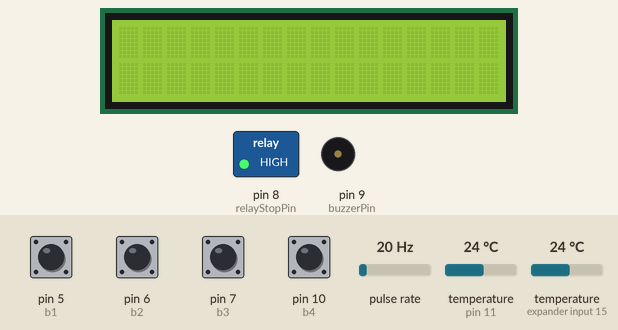
Simulated run of this sketch. Board: Arduino Uno, built with avr-gcc and run on an emulated ATmega328P. Shown: 16×2 character LCD, switched loads named in the sketch (green lamp = pin HIGH), buzzer (waves = sounding, pin HIGH). Wiring (inferred from the names in the program): pulse sensor: data pin 2. Inputs (shaded band) come from the test bench; at power-on: pin 5 (b1), pin 6 (b2), pin 7 (b3), pin 10 (b4) HIGH, temperature (sensors on pin 11, expander input 15) 24 °C, pulse rate 20 Hz. What the sketch prints to the serial monitor is not drawn.

Above: at 1.3 s.
1.4 s: temperature (sensor on pin 11) set to 12 °C
At 7.9 s:
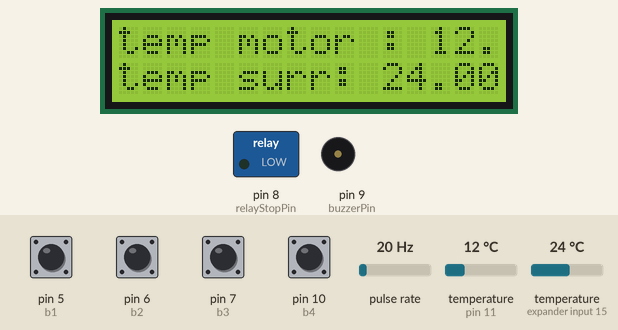
8.2 s: pin 5 (b1) pulled LOW for 1 s
At 10.4 s:
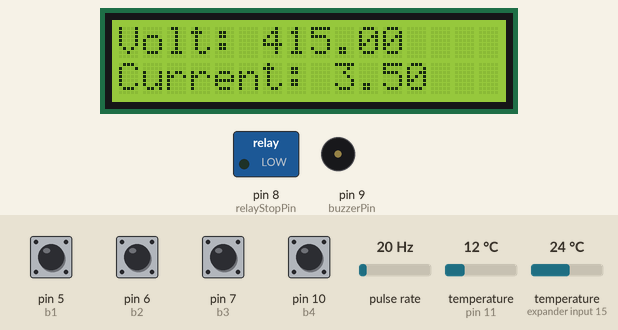
16.1 s: temperature (sensor on expander input 15) set to 12 °C
At 19.8 s:
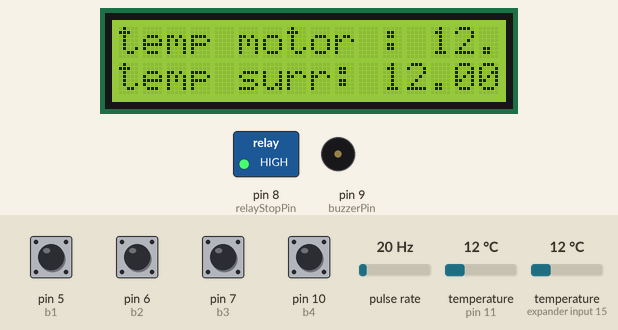
19.9 s: temperature (sensor on pin 11) set to 19 °C
At 23.8 s:
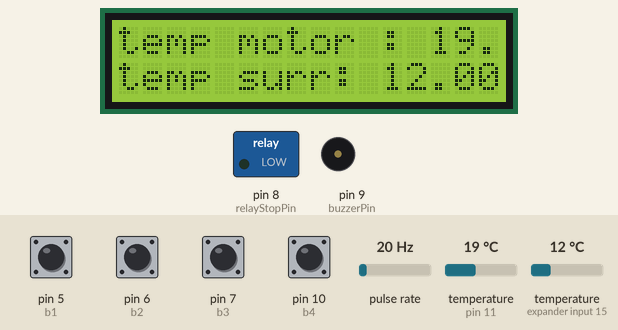
27.6 s: temperature (sensor on expander input 15) set to 19 °C
At 31.5 s:
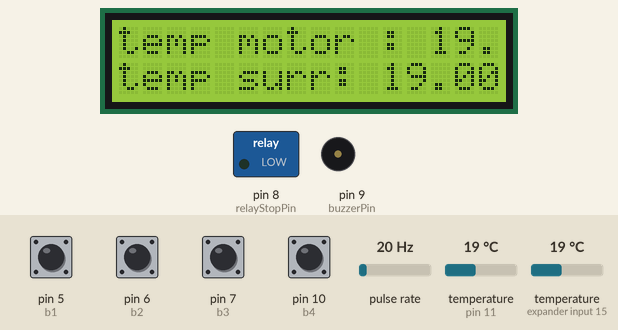
35.3 s: temperature (sensor on pin 11) set to 28 °C
At 39.2 s:
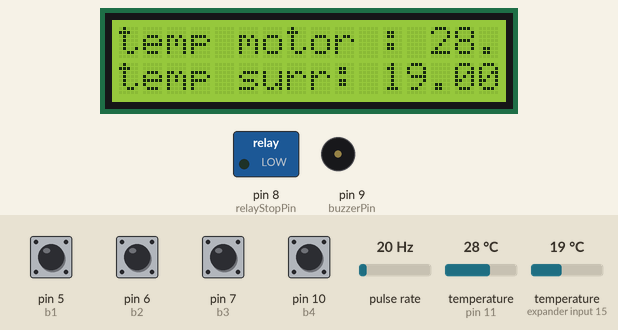
Timing chart, 0 to 40.7 s (numbered marks = the images above; inputs shaded):
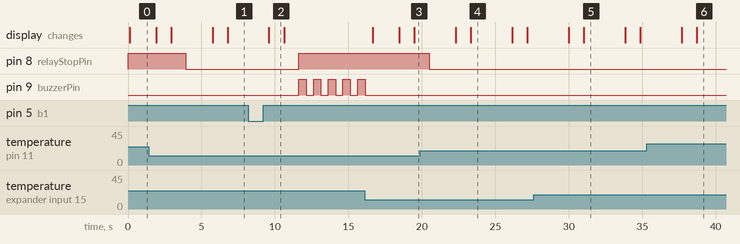

Measured:
- after the input at 8.2 s, pin 8 (relayStopPin): LOW → HIGH after 3.4 s; pin 9 (buzzerPin): alternates HIGH for 0.50 s and LOW for 0.50 s, starting after 3.4 s; the display: changes after 1.4 s (image 2)
- after the input at 19.9 s, the display: first differs from a run without the input after 3.4 s (image 4)
- after the input at 27.6 s, the display: first differs from a run without the input after 3.4 s (image 5)
- after the input at 35.3 s, the display: first differs from a run without the input after 3.4 s (image 6)
- what the display in image 2 shows lasts 1.0 s, from 9.6 s to 10.6 s
- what the display in image 4 shows lasts 2.8 s, from 23.3 s to 26.1 s

The sketch:

ARDUINO_MONITORING_CODE.ino
```cpp
#include <OneWire.h>
#include <DallasTemperature.h>
#include <Wire.h>
#include <LiquidCrystal_I2C.h>
#include <string.h> // Include the I2C library


// Pin definitions
const int relayStopPin = 8;           // Relay to stop the motor (example pin number)
const int buzzerPin = 9;             // Buzzer pin (example pin number)
const int voltagepin = A0;           // Voltage sensor pin (example pin number)
const int IR_sensor_pin = 2;         // IR sensor pin (example pin number)
const int temp1 = 3;                 // Temp sensor 1 pin (example pin number)
const int temp2 = 4;                 // Temp sensor 2 pin (example pin number)
const int currentpin = A1;           // Current sensor pin (example pin number)
const int b1 = 5;                    // Button 1 pin (example pin number)
const int b2 = 6;                    // Button 2 pin (example pin number)
const int b3 = 7;                    // Button 3 pin (example pin number)
const int b4 = 10;                   // Button 4 pin (example pin number)

const int oneWireBusPin = 11;        // Pin for OneWire bus for temperature sensors (example pin number)


LiquidCrystal_I2C lcd(0x27, 16, 2);
// OneWire bus for DS18B20 sensors
OneWire oneWire(oneWireBusPin);
DallasTemperature sensors(&oneWire);
// Addresses for DS18B20 sensors
DeviceAddress tempMotorSensor, tempSurroundSensor;

// Variables to store sensor readings
float voltage = 0;
float current = 0;
float tempMotor = 0;
float tempSurround = 0;
int rpm = 0;
int pulseCount = 0;
unsigned long start_time = 0;

const unsigned long interval = 1000;  // Interval for RPM calculation

// Motor control state
String motorState = "Stopped";

void setup() {
  Serial.begin(9600);

  pinMode(relayStopPin, OUTPUT);
  pinMode(buzzerPin, OUTPUT);
  pinMode(voltagepin, INPUT);
  pinMode(IR_sensor_pin, INPUT);
  pinMode(temp1, INPUT);
  pinMode(temp2, INPUT);
  pinMode(currentpin, INPUT);
  pinMode(b1, INPUT_PULLUP);
  pinMode(b2, INPUT_PULLUP);
  pinMode(b3, INPUT_PULLUP);
  pinMode(b4, INPUT_PULLUP);

  attachInterrupt(digitalPinToInterrupt(IR_sensor_pin), countPulse, FALLING);

  // Initially started
  digitalWrite(relayStopPin, HIGH);

  // Initialize the DS18B20 temperature sensors
  sensors.begin();

  // Locate devices on the bus
  if (!sensors.getAddress(tempMotorSensor, 0)) {
    Serial.println("Motor temperature sensor not found!");
  }
  if (!sensors.getAddress(tempSurroundSensor, 1)) {
    Serial.println("Surround temperature sensor not found!");
  }

  // Set resolution of DS18B20 sensors to 12 bits
  sensors.setResolution(tempMotorSensor, 12);
  sensors.setResolution(tempSurroundSensor, 12);


  lcd.begin(16, 2);
  lcd.backlight();
}

void loop() {
  // Periodically read sensor data and send it to the ESP8266
  readSensors();
  calculateRPM();
  displayed();
  checkhealth();
  sendSensorDataToESP();

  // Reset variables for the next measurement
  pulseCount = 0;
  start_time = millis();

  // Re-enable interrupt
  attachInterrupt(digitalPinToInterrupt(IR_sensor_pin), countPulse, FALLING);
}

// Count pulses from the E18-D80NK sensor
void countPulse() {
  pulseCount++;
}

void calculateRPM() {
  unsigned long current_time = millis();
  if (current_time - start_time >= interval) {  // Calculate RPM every interval
    detachInterrupt(digitalPinToInterrupt(IR_sensor_pin));  // Disable interrupt for accurate count

    // Calculate RPM (pulses in one second * 60)
    rpm = pulseCount * 60;

    // Re-enable interrupt
    attachInterrupt(digitalPinToInterrupt(IR_sensor_pin), countPulse, FALLING);
  }
}

void stopmotor() {
  digitalWrite(relayStopPin, HIGH);
}

void startmotor() {
  digitalWrite(relayStopPin, LOW);
}

void readSensors() {
  // Read DS18B20 temperature sensors
  sensors.requestTemperatures();  // Send the command to get temperatures
  tempMotor = sensors.getTempC(tempMotorSensor);  // Get motor temperature in °C
  tempSurround = sensors.getTempC(tempSurroundSensor);  // Get surrounding temperature in °C

  if (digitalRead(b1) == LOW) {
    current = 3.5;
    delay(500);
  } else if (digitalRead(b2) == LOW) {
    current = 0;
    delay(500);
  } else {
    current = 1.8;
    delay(500);
  }

  if (digitalRead(b3) == LOW) {
    voltage = 330;
    delay(500);
  } else if (digitalRead(b4) == LOW) {
    voltage = 500;
    delay(500);
  } else {
    voltage = 415;
    delay(500);
  }
}

// Send sensor data to ESP8266 via Serial
void sendSensorDataToESP() {
  String data = String(voltage) + "," + String(current) + "," + String(tempMotor) + "," + String(tempSurround) + "," + String(rpm) + "," + String(motorState);
  Serial.println(data);
}

void buz() {
  for (int i = 0; i < 5; i++) {
    digitalWrite(buzzerPin, HIGH);
    delay(500);
    digitalWrite(buzzerPin, LOW);
    delay(500);
  }
}

void displayed() {
  // LCD display code here

 lcd.clear();
    lcd.setCursor(0, 0);  // Set cursor to first row
    lcd.print("Volt: ");
    lcd.print(voltage);   // Display voltage

    lcd.setCursor(0, 1);  // Set cursor to second row
    lcd.print("Current: ");
    lcd.print(current);
    delay(1000);
    lcd.clear();
    lcd.setCursor(0, 0);  // Set cursor to first row
    lcd.print("temp motor : ");
    lcd.print(tempMotor);   // Display voltage

    lcd.setCursor(0, 1);  // Set cursor to second row
    lcd.print("temp surr: ");
    lcd.print(tempSurround);

  delay(1000);
}


void displayalert() {
  // LCD display code here

lcd.clear();
    lcd.setCursor(0, 0);  // Set cursor to first row
    lcd.print("Stopped !!");
    lcd.setCursor(0, 1);  // Set cursor to second row
    lcd.print(motorState);


}

void checkhealth() {
  float temp = 155 - tempSurround;

  if (current == 0) {
    stopmotor();
    motorState = "Over-current";
    buz();
    displayalert();
  } else if (current > 2.24) {
    stopmotor();
    motorState = "Over-current";
    buz();
    displayalert();
  } else if (voltage < 376) {
    stopmotor();
    motorState = "Under-voltage";
    buz();
    displayalert();
  } else if (voltage > 456) {
    stopmotor();
    motorState = "Over-voltage";
    buz();
    displayalert();
  } else if (tempMotor > temp) {
    stopmotor();
    motorState = "Over-motor temperature";
    buz();
    displayalert();
  } else {
    startmotor();
    motorState = "Running";
  }
}
```
